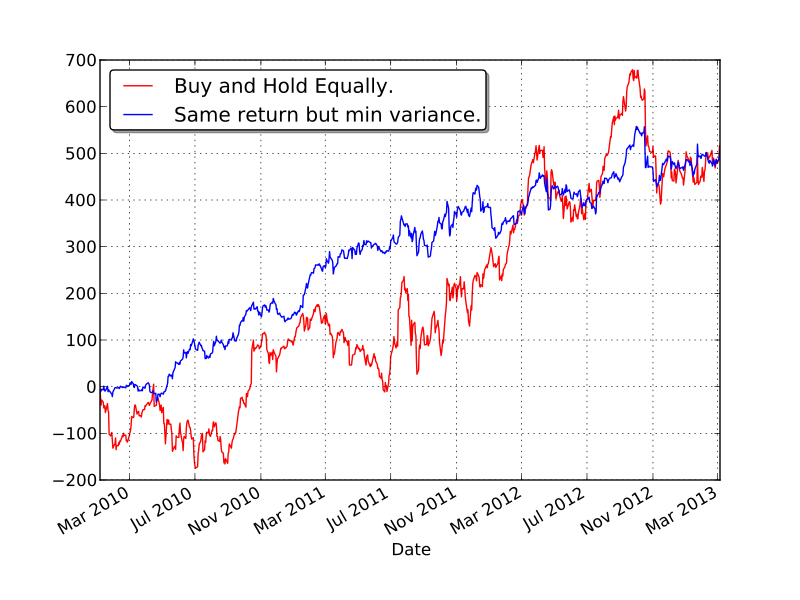

Here is the Python script that generated this plot:
from pylab import *
import quantpy as qp

# Get portfolio.
P = qp.Portfolio(['IBM','GOOG','MSFT','AAPL','INTC'])

# Calculate the returns buying 1 share of everything.
bb = P.ret_for_w(ones(5))
cumsum(bb).plot(color='r',label='Buy and Hold Equally.')
mm = cumsum(bb)[-1]

# Find the optimal weighting that yields the same return with minimum variance.
w = P.min_var_w_ret(mm)
aa = P.ret_for_w(w)
cumsum(aa).plot(label='Same return but min variance.')
legend(loc='best',shadow=True, fancybox=True)
show()
